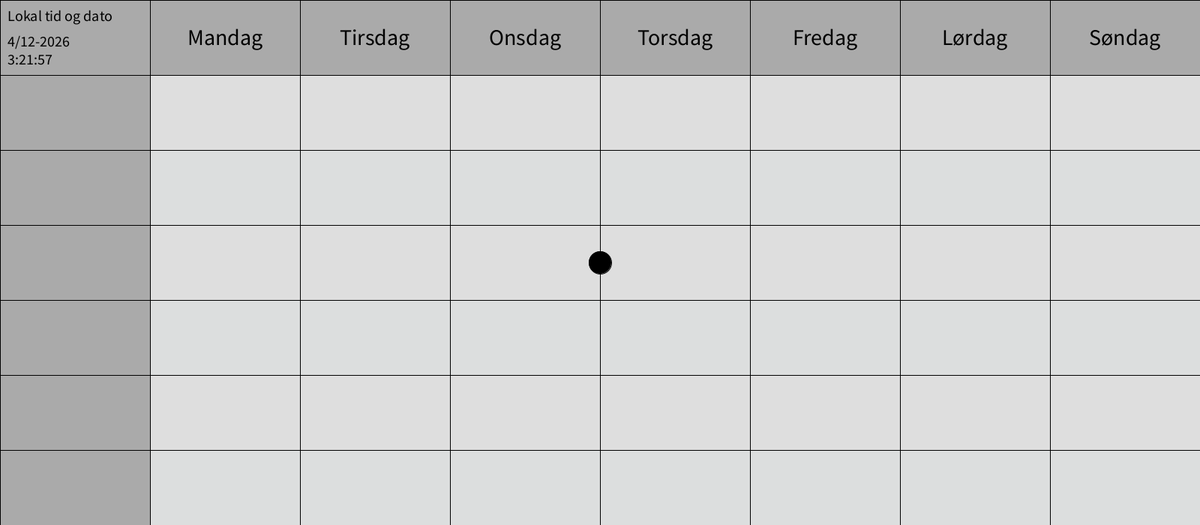
Frame 1 (no input)
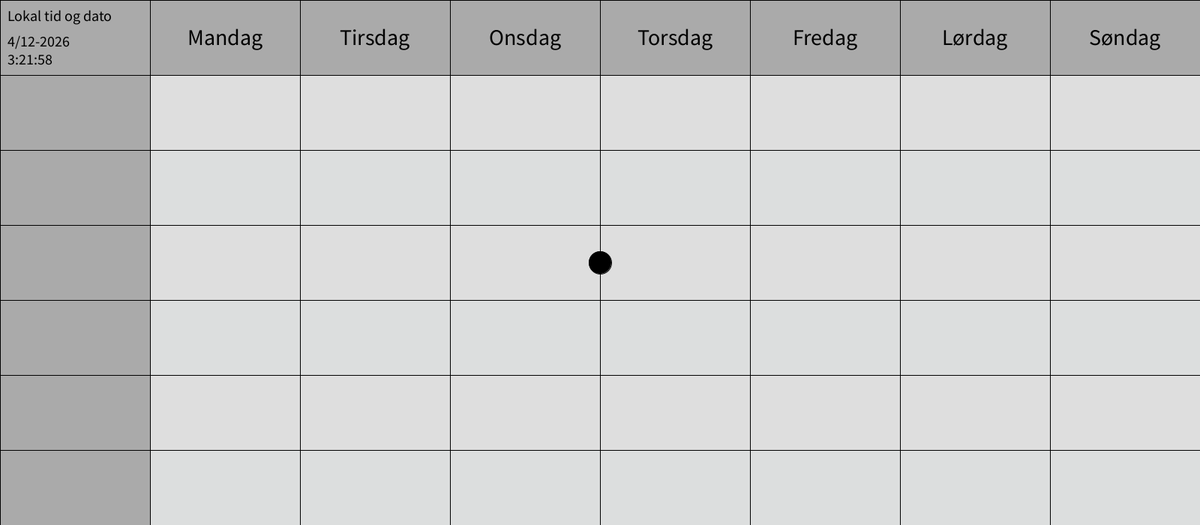
Frame 60 (the mouse pressed at the canvas centre just before this capture)
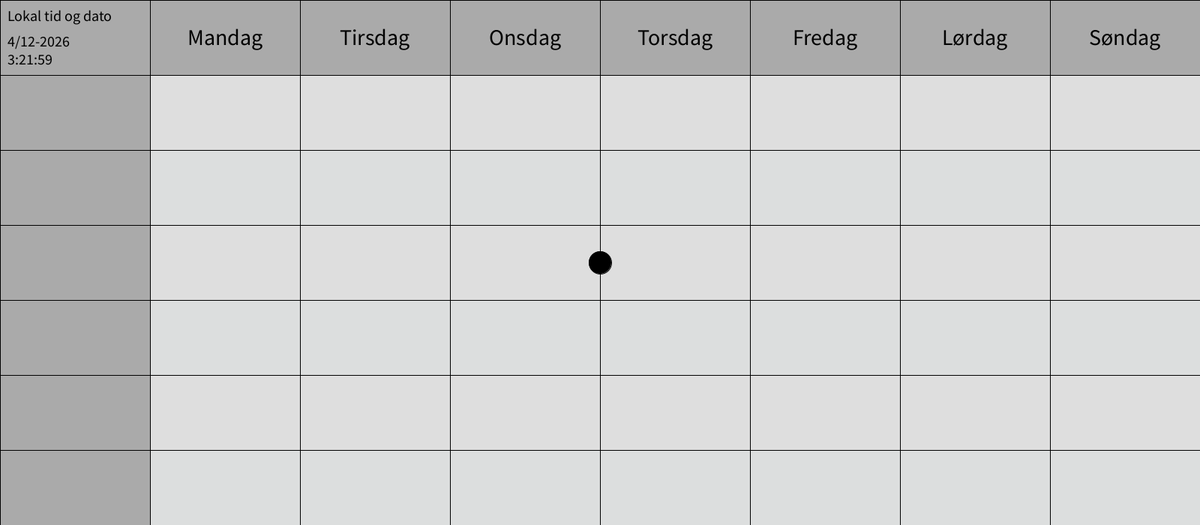
Frame 120 (the mouse held since frame 60 and released just before this capture)

The Processing sketch that drew these frames (run headless with seeded random() and noise(); from frame 60 on, the mouse is pressed at the canvas centre):

// Processing sketch: My_calendar
// ── My_calendar.pde
int x, y;

void setup() {
  size (1600, 700);
  x = width/2;
  y = height/2;
}

void draw() {  
  // Farver 
  background(222, 222, 222);

  fill(170, 170, 170);
  rect(0, 0, 1600, 100);
  rect(0, 100, 200, 600);

  fill(220, 222, 222);
  rect(200, 200, 1400, 100);
  rect(200, 400, 1400, 100);
  rect(200, 600, 1400, 100);

  // Vandrette linjer
  line(0, 0, 1600, 0);
  line(0, 100, 1600, 100);
  line(0, 200, 1600, 200);
  line(0, 300, 1600, 300);
  line(0, 400, 1600, 400);
  line(0, 500, 1600, 500);
  line(0, 600, 1600, 600);

  // Lodrette linjer
  line(0, 0, 0, 700);
  line(200, 0, 200, 700);
  line(400, 0, 400, 700);
  line(600, 0, 600, 700);
  line(800, 0, 800, 700);
  line(1000, 0, 1000, 700);
  line(1200, 0, 1200, 700);
  line(1400, 0, 1400, 700);

  // Tid og dato
  int day = day();
  int month = month();
  int year = year();
  int hour = hour();
  int minute = minute();
  int second = second();

  String dag = String.valueOf(day);
  String maaned = String.valueOf(month);
  String aar = String.valueOf(year);
  String time = String.valueOf(hour);
  String minut = String.valueOf(minute);
  String sekund = String.valueOf(second);

  textSize(20);
  fill(0);
  textAlign(LEFT);
  text("Lokal tid og dato", 10, 28);
  text(dag + '/' + maaned + '-' + aar, 10, 62);  // Printer nuværende dato
  text(time + ':' + minut + ':' + sekund, 10, 86);  // Printer nuværende tid

  // Ugedage
  textSize(30);
  textAlign(CENTER);
  text("Mandag", 300, 60);
  textAlign(CENTER);
  text("Tirsdag", 500, 60);
  textAlign(CENTER);
  text("Onsdag", 700, 60);
  textAlign(CENTER);
  text("Torsdag", 900, 60);
  textAlign(CENTER);
  text("Fredag", 1100, 60);
  textAlign(CENTER);
  text("Lørdag", 1300, 60);
  textAlign(CENTER);
  text("Søndag", 1500, 60);
  
  // cirkel til piletast
  ellipse(x, y, 30, 30);
}

// ── Piletast.pde
void keyPressed() {
  if (key == CODED) {
    if (keyCode == UP) y = y-5;
    if (keyCode == RIGHT) x = x+5;
    if (keyCode == DOWN) y = y+5;
    if (keyCode == LEFT) x = x-5;
  }
}
